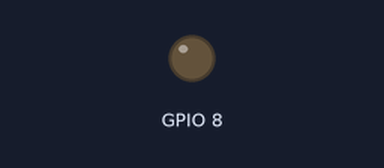
A sketch run on a simulated ESP32-C6. Shown: output pins drawn as LEDs (lit = HIGH). What the sketch prints to the serial monitor is not drawn. At 12.3 s the program puts the board to deep sleep or switches it off; the recording ends there.

Above: at 0.05 s.
Timing chart, 0 to 3.0 s (numbered marks = the images above):
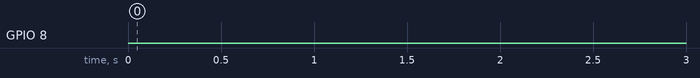

The sketch:

deep_sleep_tmr.ino
```cpp
// (licence header left out)
 // SPDX-License-Identifier: 0BSD
```

main.cpp
```cpp
// (licence header left out)
/**************************************************************
OPERATION
  Each time the board wakes up from deep sleep, it executes the
  setup() function. Near the end of the setup() function, the
  board is put into deep sleep. Consequently the loop() function
  is never executed and anything in the setup() function after
  when deep sleep is enabled will also not be executed.

LED
  In correct operation, the LED does two things.
  First, as the board wakes from deep sleep, it slowly
  flashes out the number of times the setup() function
  has been started since the SoC was powered up.
  The the LED quickly flashes for 5 times announcing
  that the SoC is going into sleep mode.

NOTE
  The sketch can report the state of the machine to the
  serial monitor. However, the serial peripheral is shut
  down  when the SoC goes into sleep mode. That means
  that the serial port has to be reopened when comming
  out of sleep mode. The Arduino IDE automatically
  reconnects to the serial port quickly enough that
  the messages from the sketch will be seen. In
  platformIO it is necessary to manually reconnect
  to the SoC built-in USB of the SoC so that it will
  not be possible to see the messages. If the board
  uses a USB-serial adapter then this may not be
  a factor.
*************************************************************/

#include <Arduino.h>

//////// User configuration //////
///
///  Send message to the serial monitor
///  Works well in Arduino IDE, but not in PlaformIO to the
///  best of knowledge because it is necessary to reconnect
///  manually to the board.
#define USE_SERIAL
///
/// 15 seccond sleep period in microseconds
#define SLEEP_PERIOD 15000000
///
///  Settle time in milliseconds after esp_deep_sleep_enable_gpio_wakeup(
#define SETTLE_TIME 250
///
///  By default LED_PIN is set to BUILTIN_LED when the latter is defined
///  For XIAO ESP32C3, this must be define; it does not have a builtin LED
///#define LED_PIN D0
///
///  Define the signal needed to turn on the LED
#define LED_ON LOW
///
///  Rate of USB to Serial chip if used on the development board.
///  This is ignored when the native USB peripheral of the
///  ESP SoC is used.
#define SERIAL_BAUD 115200
///
///  Time in milliseconds to wait after Serial.begin() in
///  the setup() function. If not defined, it will be set
///  to 5000 if running in the PlaformIO IDE to manually switch
///  to the serial monitor otherwise to 2000 if an native USB
///  peripheral is used or 1000 if a USB-serial adpater is used.
///*define SERIAL_BEGIN_DELAY 8000
///
//////////////////////////////////

#if !defined(ESP32)
  #error An ESP32 based board is required
#endif

#if (ESP_ARDUINO_VERSION < ESP_ARDUINO_VERSION_VAL(3, 3, 4))
  #error ESP32 Arduino core version 3.3.4 or newer needed
#endif

#if !defined(SERIAL_BEGIN_DELAY)
  #if defined(PLATFORMIO)
    #define SERIAL_BEGIN_DELAY 5000    // 5 seconds
  #elif (ARDUINO_USB_CDC_ON_BOOT > 0)
    #define SERIAL_BEGIN_DELAY 2000    // 2 seconds
  #else
    #define SERIAL_BEGIN_DELAY 1000    // 1 second
  #endif
#endif

//---- Identify the ESP32 board and antenna ----

#if defined(ARDUINO_XIAO_ESP32C3)
  #define TITLE "Seeed XIAO ESP32C3"
#elif defined(ARDUINO_XIAO_ESP32C5)
  #define TITLE "Seeed XIAO ESP32C5"
#elif defined(ARDUINO_XIAO_ESP32C6)
  #define TITLE "Seeed XIAO ESP32C6"
#elif defined(ARDUINO_LOLIN32_LITE)
  #define TITLE "WEMOS LOLIN32 Lite"
#else
  #define TITLE "Unknown ESP32 board"
#endif

#if !defined(LED_PIN) && defined(BUILTIN_LED)
#define LED_PIN BUILTIN_LED
#endif

const int ledPin = LED_PIN;
const int ledOn = LED_ON;

// Counter for restarts stored in non-volatile memory
RTC_DATA_ATTR int bootCount = 0;


// Flash LED for count times with ms on and off times
void blink(int count=1, int ms=50) {
  for (int i=0; i<count; i++) {
    digitalWrite(ledPin, ledOn);
    delay(ms);
    digitalWrite(ledPin, 1-ledOn);
    delay(ms);
  }
}


void print_wakeup_reason(){
  esp_sleep_wakeup_cause_t wakeup_reason = esp_sleep_get_wakeup_cause();
  switch(wakeup_reason)
  {
    case ESP_SLEEP_WAKEUP_EXT0 : Serial.println("Wakeup caused by external signal using RTC_IO"); break;
    case ESP_SLEEP_WAKEUP_EXT1 : Serial.println("Wakeup caused by external signal using RTC_CNTL"); break;
    case ESP_SLEEP_WAKEUP_TIMER : Serial.println("Wakeup caused by timer"); break;
    case ESP_SLEEP_WAKEUP_TOUCHPAD : Serial.println("Wakeup caused by touchpad"); break;
    case ESP_SLEEP_WAKEUP_ULP : Serial.println("Wakeup caused by ULP program"); break;
    case ESP_SLEEP_WAKEUP_GPIO : Serial.println("Wakeup caused by GPIO"); break;
    default : Serial.printf("Wakeup was not caused by deep sleep: %d\n",wakeup_reason); break;
  }
}


void setup() {
  #if (ARDUINO_USB_CDC_ON_BOOT > 0)
  Serial.begin();
  delay(SERIAL_BEGIN_DELAY);
  #else
  Serial.begin(SERIAL_BAUD);
  delay(SERIAL_BEGIN_DELAY);
  Serial.println();
  #endif

  if (!bootCount) {
    delay(SERIAL_BEGIN_DELAY);
    Serial.println("\n\nProject: Test waking the SoC from deep sleep with a timer");
    Serial.printf("  Board: %s\n\n", TITLE);
  }

  // Increment boot count
  bootCount++;

  #ifdef USE_SERIAL
  Serial.println("\n\nBoot number: " + String(bootCount));
  print_wakeup_reason();
  #endif

  // Set builtin led pin as an output
  pinMode(ledPin, OUTPUT);

  // Display bootcount with slow LED blinks
  blink(bootCount, 750);

  if (esp_sleep_enable_timer_wakeup(SLEEP_PERIOD) == ESP_OK) {
    delay(SETTLE_TIME);
    #ifdef USE_SERIAL
    Serial.printf("Going into sleep mode for %.1f seconds\n", SLEEP_PERIOD/(1000*1000.0));
    #endif
    // Quick LED blinks announcing start of deep sleep
    blink(5);
    esp_deep_sleep_start();
  } else {
    // delay 10 seconds to give time for manual reconnection
    delay(10000);
    Serial.println("Could not enable timer wakeup");
    Serial.println("Will reboot in 10 seconds");
    unsigned long errortimer = millis();
    while (millis() - errortimer < 10000) {
      blink(1);
      delay(100);
    }
    ESP.restart();
  }

  Serial.println("This message in setup() should never be printed");
  while (true) {
    blink(5);
    delay(250);
  }

}

void loop() {
  Serial.println("This is the loop talking. Should never happen.");
  // This odd flashing pattern should never be seen because the
  // device is put in deep sleep in setup() before loop() starts.
  blink(4, 50);
  delay(125);
  blink(2, 100);
  delay(5000);
}
```
